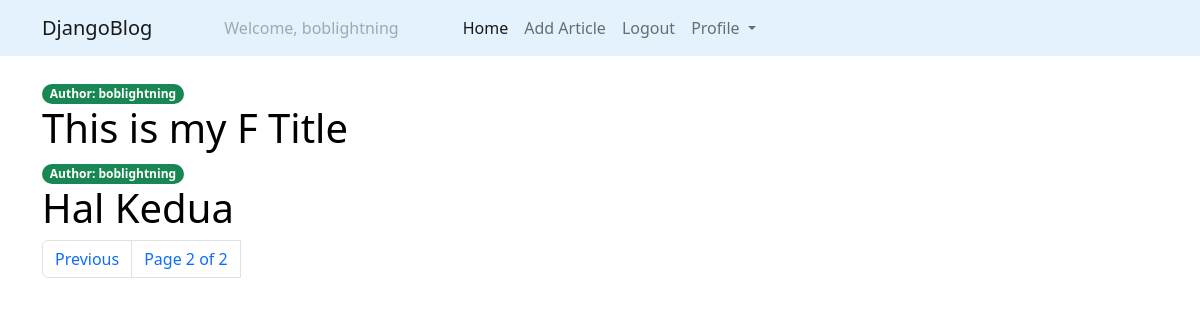
Page /?page=2 (signed in) on the committed database.
### articles/models.py (models this page shows, shortened)
class Article(models.Model):
    title = models.CharField(max_length=200)
    description = models.TextField()
    slug = models.SlugField(max_length=100, unique=True)
    published = models.DateTimeField(auto_now_add=True)
    author = models.ForeignKey(User, on_delete=models.CASCADE)

### articles/views.py (the view)
# urls.py: path('', article_list, name = 'article_list'),
def article_list(request):
    article_list = Article.objects.all().order_by('-published')
    paginator = Paginator(article_list, 3)
    page = request.GET.get('page')
    try:
        article = paginator.page(page)
    except PageNotAnInteger:
        article = paginator.page(1)
    except EmptyPage:
        article = paginator.page(paginator.num_pages)
    return render(request, 'articles.html', {'article_list':article, 'page':page})

### articles/templates/articles.html (shortened to what this page needs)
    {% extends 'base.html' %}
    {% block body %}
    <div class="container mt-4">
        {% for article in article_list %}
            <span class="badge rounded-pill bg-success"> Author: {{article.author}}</span>
            <h1><a class="link-style" href="{% url 'article_details' article.slug %}">{{article.title}}</a></h1>
        {% endfor %}
        {% include 'account/pagination.html' with page=article_list %}
    </div>
    {% endblock  %}

### articles/templates/navbar.html (shortened to what this page needs)
<nav class="navbar navbar-expand-lg" style="background-color: #e3f2fd;">
    <div class="container">
      <a class="navbar-brand" href="{% url 'article_list' %}">DjangoBlog</a>
      <div class="collapse navbar-collapse" id="navbarNavDropdown">
        <ul class="navbar-nav">
          {% if request.user.is_authenticated %}
          <li class="nav-item mx-5">
            <a class="nav-link disabled">Welcome, {{request.user.username}}</a>
          </li>
          <li class="nav-item">
            <a class="nav-link active" aria-current="page" href="{% url 'article_list' %}">Home</a>
          </li>
          <li class="nav-item">
            <a class="nav-link" href="{% url 'article_form' %}">Add Article</a>
          </li>
          <li class="nav-item">
            <a class="nav-link" href="{% url 'logout' %}">Logout</a>
          </li>
          <li class="nav-item dropdown">
            <a class="nav-link dropdown-toggle" href="#" role="button" data-bs-toggle="dropdown" aria-expanded="false">
              Profile
            </a>
          </li>
            {% endif %}
        </ul>
      </div>
    </div>
  </nav>

### articles/templates/articles.html (style rules this page uses)
.link-style { text-decoration: none; color: black; }

### rows in the picture
Article: author "boblightning", title "This is my F Title"
Article: author "boblightning", title "Hal Kedua"

### other values in the picture
{{ request.user.username }} "boblightning"
{{ page.number }} "2"
{{ page.paginator.num_pages }} "2"
